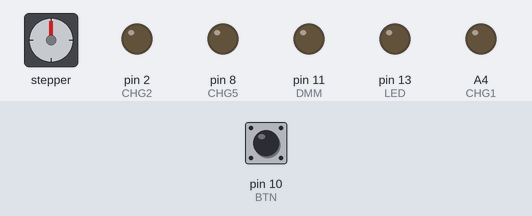
This sketch was run on a simulated Arduino Uno, built with avr-gcc and run on an emulated ATmega328P. Parts: stepper motor, output pins drawn as LEDs (lit = HIGH). Wiring (inferred from the names in the program): stepper motor (2048 steps per turn assumed): coils pin 4, pin 5, pin 6, pin 7. The inputs (shaded band) are chosen by the test bench; at power-on: pin 10 (BTN) HIGH.

Above: at 1.2 s.
1.3 s: pin 10 (BTN) pulled LOW for 0.15 s
At 1.42 s:
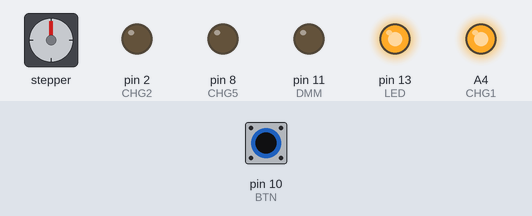
At 12.6 s:
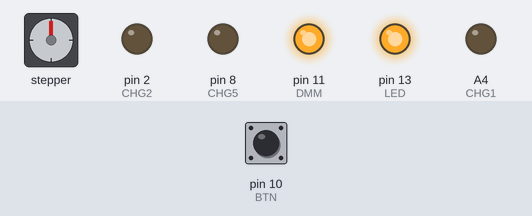
Timing chart, 0 to 13.3 s (numbered marks = the images above; inputs shaded):
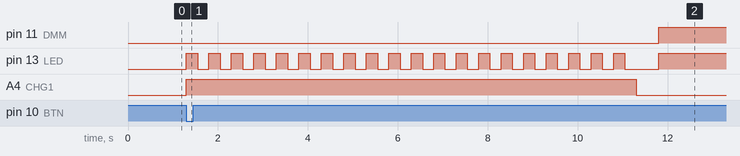

Measured:
- after the input at 1.3 s, pin 11 (DMM): LOW → HIGH after 10.5 s; pin 13 (LED): goes 19 × (HIGH 0.25 s, LOW 0.25 s), HIGH 0.25 s, LOW 0.75 s, then HIGH, starting at once; A4 (CHG1): LOW → HIGH at once, → LOW 10.0 s later

The sketch:

TIFX04-LEMA-Arduino.ino
```cpp
// Declare constants for what is connected to which pin on the arduino
// The pin name is printed on the Arduino Board

// Light sensors
const int SENSOR1   = A0;
const int SENSOR2   = A1;
const int SENSOR3   = A2;
const int SENSOR4   = A3;

// Power electronics
const int CHG1      = A4;   // Best not to use TX and RX pins 0 and 1
const int TRIG1     = A5;   // May cause unexpected behavior.
const int CHG2      = 2;
const int TRIG2     = 3;
const int CHG3      = 4;
const int TRIG3     = 5;
const int CHG4      = 6;
const int TRIG4     = 7;
const int CHG5      = 8;
const int TRIG5     = 9;

// I/O
const int BTN       = 10;
const int DMM       = 11;
const int LED       = 13;  // Built in LED


// This code runs once when the Arduino starts
void setup() {

  // --- Declare I/O type of pins --- //

  // Light sensors
  pinMode(SENSOR1, INPUT);
  pinMode(SENSOR2, INPUT);
  pinMode(SENSOR3, INPUT);
  pinMode(SENSOR4, INPUT);

  // Power electronics
  pinMode(CHG1,  OUTPUT);
  pinMode(TRIG1, OUTPUT);
  pinMode(CHG2,  OUTPUT);
  pinMode(TRIG2, OUTPUT);
  pinMode(CHG3,  OUTPUT);
  pinMode(TRIG3, OUTPUT);
  pinMode(CHG4,  OUTPUT);
  pinMode(TRIG4, OUTPUT);
  pinMode(CHG5,  OUTPUT);
  pinMode(TRIG5, OUTPUT);

  // I/O
  pinMode(BTN, INPUT_PULLUP);
  pinMode(DMM, OUTPUT);
  pinMode(LED, OUTPUT);


  // --- Set initial value of outputs --- //

  // Power electronics
  digitalWrite(CHG1,  LOW);
  digitalWrite(TRIG1, LOW);
  digitalWrite(CHG2,  LOW);
  digitalWrite(TRIG2, LOW);
  digitalWrite(CHG3,  LOW);
  digitalWrite(TRIG3, LOW);
  digitalWrite(CHG4,  LOW);
  digitalWrite(TRIG4, LOW);
  digitalWrite(CHG5,  LOW);
  digitalWrite(TRIG5, LOW);

  // I/O
  digitalWrite(DMM, LOW);
  digitalWrite(LED, LOW);
}

// Wait for a whole number of seconds and blink in the meantime
void delayBlink(int seconds) {
  if (seconds > 0) {
    digitalWrite(LED, HIGH);
    delay(250);
    digitalWrite(LED, LOW);
    delay(250);
    digitalWrite(LED, HIGH);
    delay(250);
    digitalWrite(LED, LOW);
    delay(250);
    delayBlink(seconds-1);
  }

}

// This code runs over and over again
// Edit here to change behaviour of LEMA
void loop() {

  // Wait for pushbutton
  while(digitalRead(BTN)) {}

  // Charge 10 seconds
  digitalWrite(CHG1, HIGH);
  delayBlink(10);
  digitalWrite(CHG1, LOW);

  delay(500);

  // Turn on LED and DMM signal
  digitalWrite(LED, HIGH);
  digitalWrite(DMM, HIGH);

  // Wait 3 seconds
  delay(4000);

  // Fire first stage!
  digitalWrite(TRIG1, HIGH);

  // UNCOMMENT THIS CODE WHEN USING 2 PAIRS OF COILS
  /*
  // Wait for sensor to trigger
  while(!digitalRead(SENSOR1)) {}
  // Wait for sensor to untrigger
  while(digitalRead(SENSOR1)) {}

  // Fire second stage!
  digitalWrite(TRIG2, HIGH);
  */

  // Wait 2 seconds to make sure capacitors are discharged
  delay(2000);

  // Turn off LED and DMM signal
  digitalWrite(LED, LOW);
  digitalWrite(DMM, LOW);

  // Turn off all thyristors
  digitalWrite(TRIG1, LOW);
  digitalWrite(TRIG2, LOW);
  digitalWrite(TRIG3, LOW);
  digitalWrite(TRIG4, LOW);
  digitalWrite(TRIG5, LOW);

}
```
